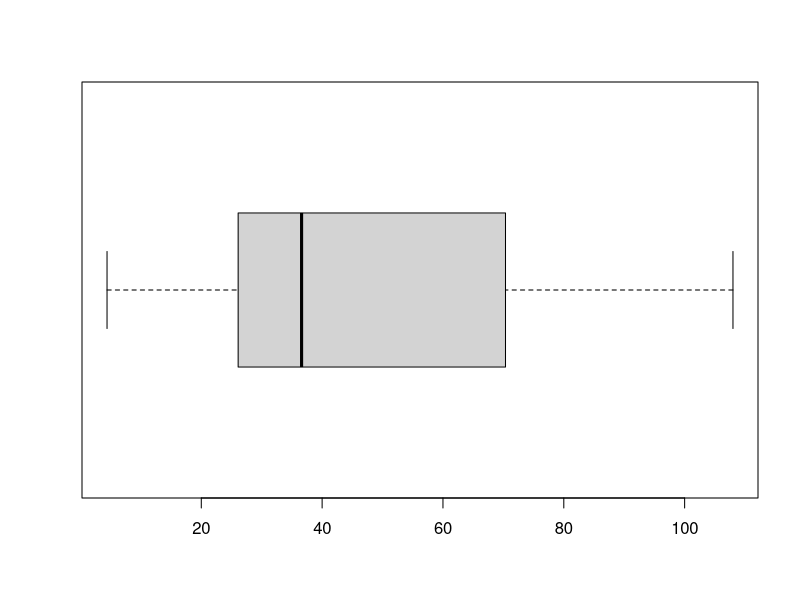

The R script that drew this image:
#question 1
x <- c(2782, 2911, 3045, 2816, 2878)
xbar <- mean(x)
summary(x)
sort(x)
sxx <- sum((x-xbar)^2)
s2 <- sxx/(length(x)-1)
var(x)
# question 2
mpa <- c(22.2, 40.4, 16.4, 74.0, 36.6, 108.0, 30.0, 4.4, 33.1, 66.7, 81.5)
sort(mpa)
summary(mpa)
fs <- 70.35-26.1 
fs
26.10-1.5*fs
70.35+1.5*fs
26.10-3*fs
70.35+3*fs
mpa_box <- boxplot(mpa, horizontal = T) 
mpa_box$stats

# question 3
blood = c(128.6, 137.4, 148.4, 140.0, 123.7, 132.0, 118.3, 141.5, 143.2)
blood_rounded = c(130, 137, 150, 140, 125, 130, 120, 140, 145)
sort(blood_rounded)
median(blood_rounded)

# question 4
propagation = c(0.733, 0.845, 0.867, 0.903, 0.924, 0.931, 0.971, 1.009, 1.036, 1.049, 1.096, 1.115, 1.137, 1.154, 1.234, 1.351)
mean(propagation)
median(propagation)
summary(propagation)
propagation1 = c(0.733, 0.845, 0.867, 0.903, 0.924, 0.931, 0.971, 1.009, 1.036, 1.049, 1.096, 1.115, 1.137, 1.154, 1.234,1.036)
summary(propagation1)

# question 5
crash = c('F', 'F', 'S', 'F', 'S', 'S', 'S', 'S', 'F', 'F')
crash_tb <- table(crash)
prop.table(crash_tb)
crash_repl = c(0,0,1,0,1,1,1,1,0,0)
mean(crash_repl)

# question 6
gpa <- c(116.8, 115.5,	114.9,	115.2,	115.9)
mean(gpa)
gpa - mean(gpa)
sum((gpa - mean(gpa))^2)/(length(gpa)-1)
var(gpa)
sd(gpa)
